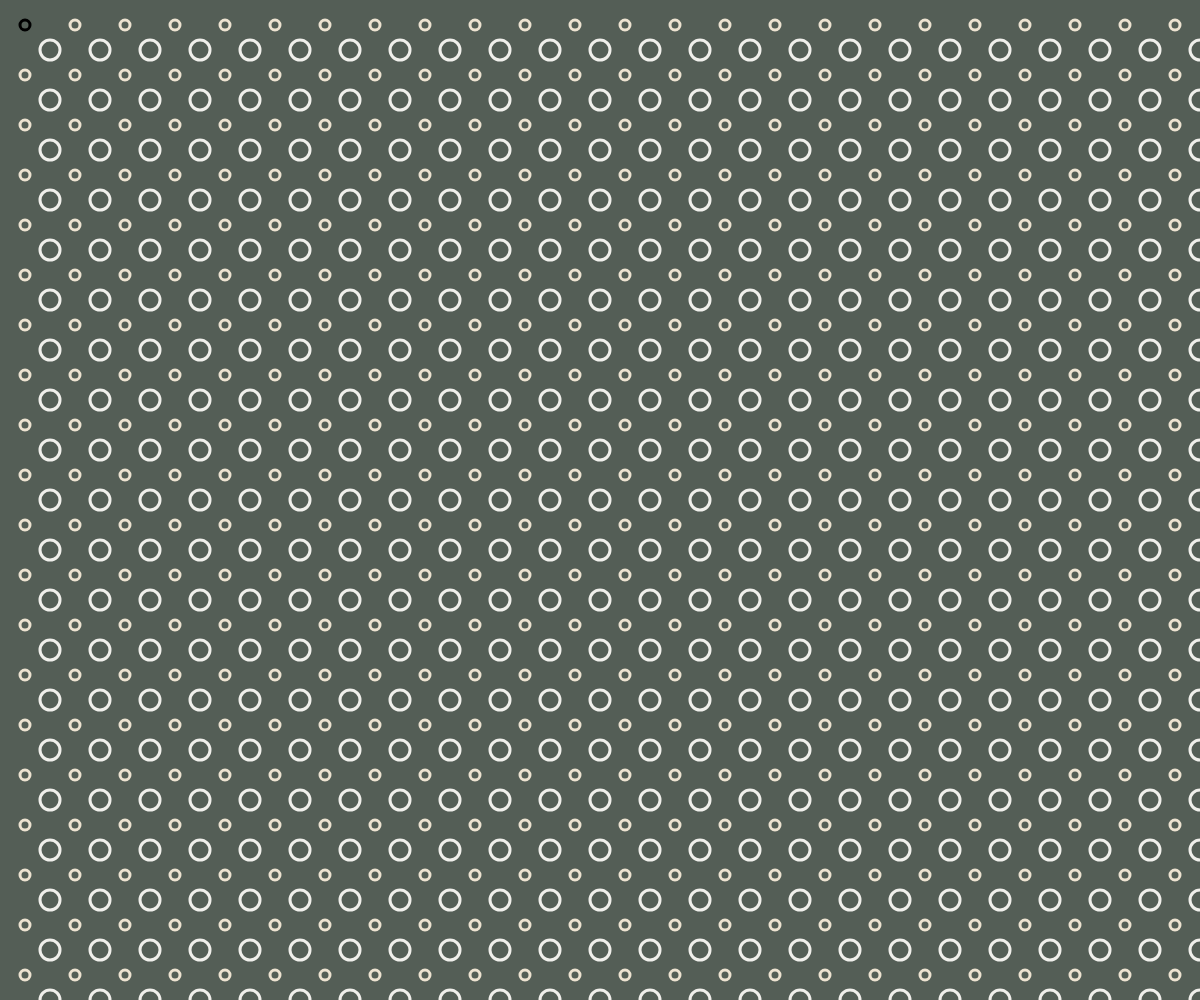
Frame 1 (no input)
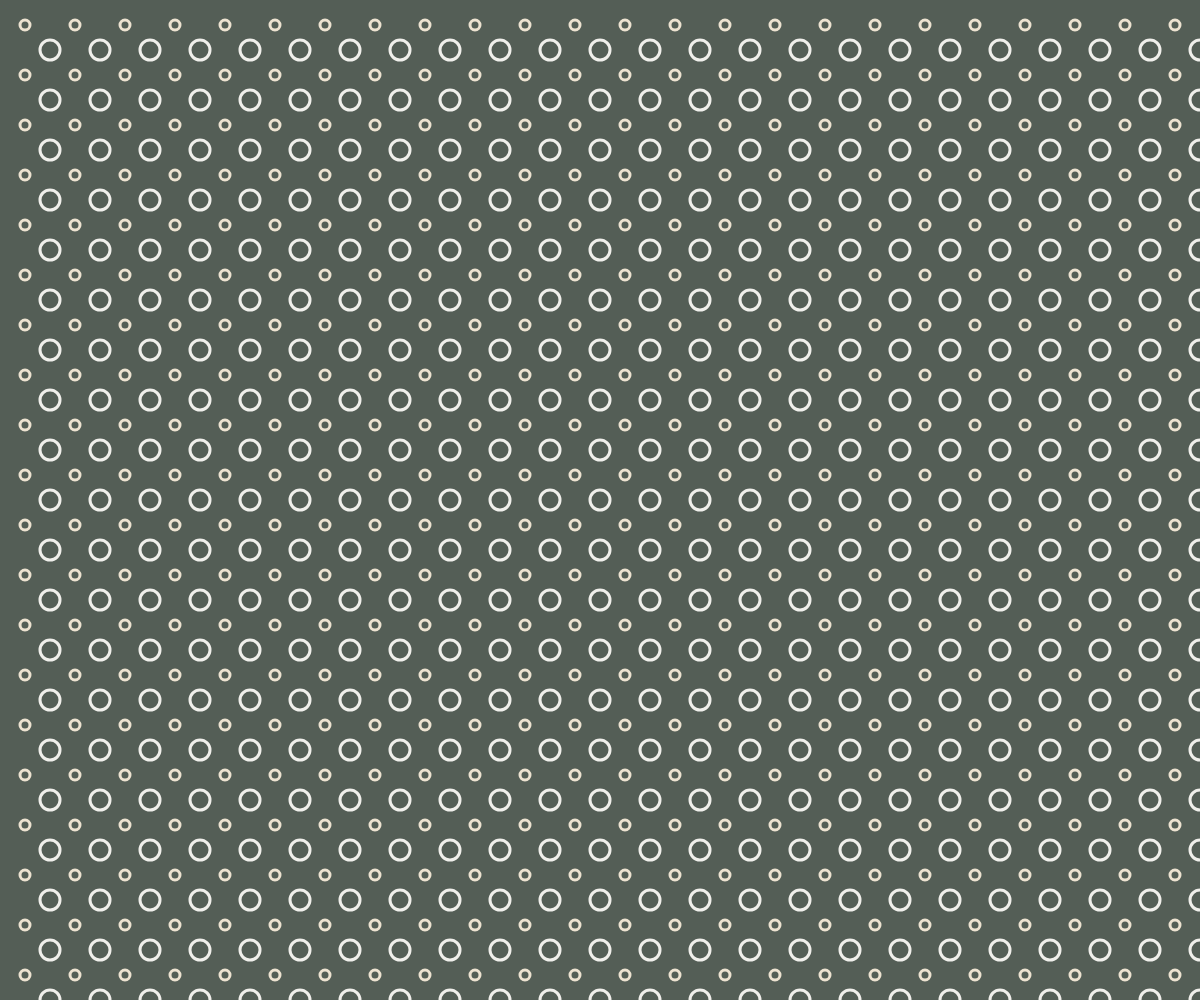
Frame 60 (no input)
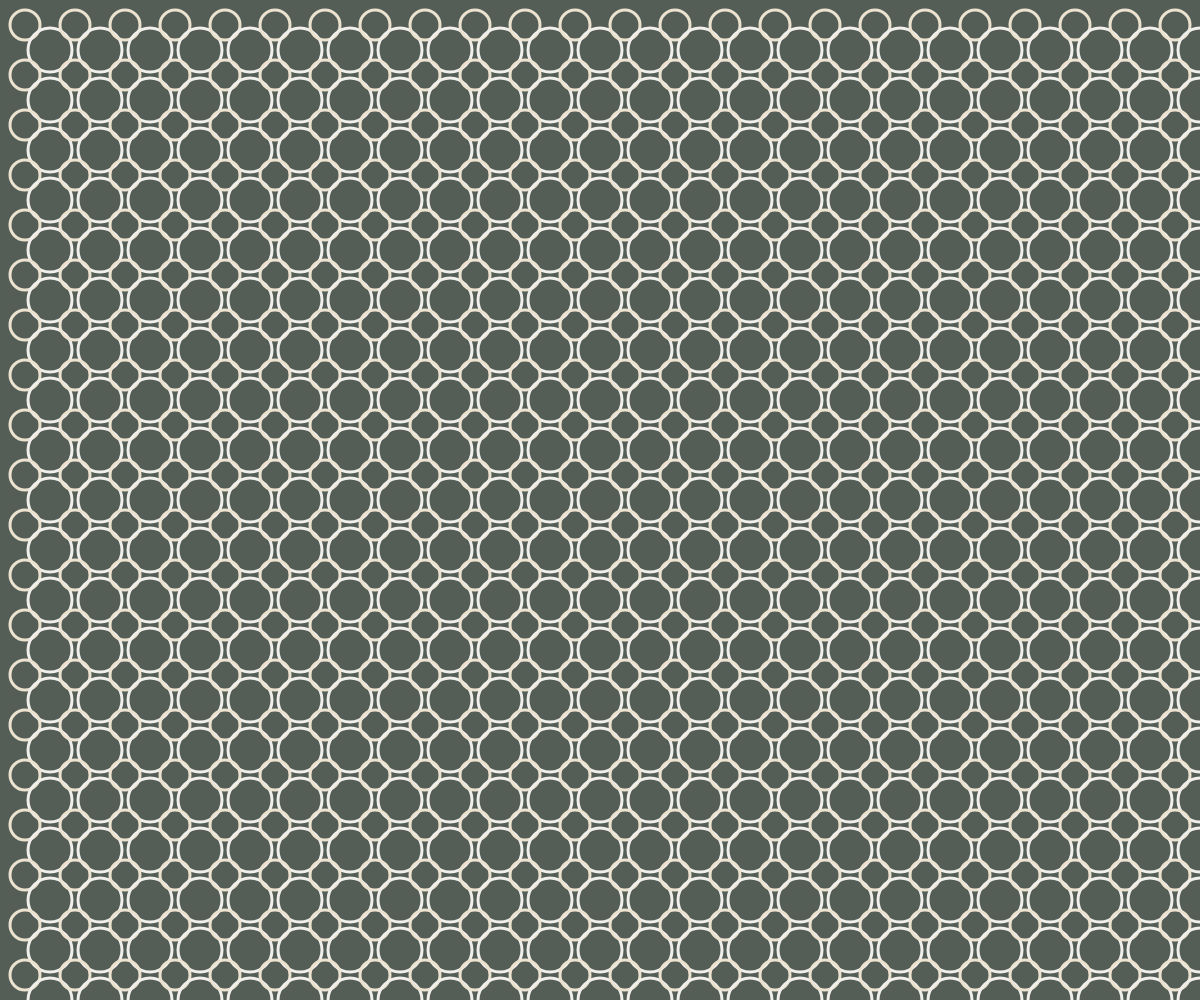
Frame 120 (the mouse pressed at the canvas centre since frame 60)

The p5.js sketch that drew these frames (run headless with seeded random() and noise() and a simulated clock; from frame 60 on, the mouse is pressed at the canvas centre):

// p5.js sketch
// ── sketch.js
function setup() {
  createCanvas(windowWidth, windowHeight);
}

function draw(){
    background("#545e56"); //背景顏色
    noFill() //不要充滿顏色
    // stroke(255) //框線顏色(255為白色)
    noFill() //不要充滿顏色
    strokeWeight(3)
    rectMode(CENTER) //以方框中心點為坐標點


    for(var j=0;j<(height/50);j++) {
      for(var i=0;i<(width/50);i=i+1) //i++ ==>i=i+1
    {
      ellipse(25+(i*50),25+(j*50),10+mouseY/25) //在座標(25.25)畫一個直徑10圓
      stroke("#f0efeb")
      ellipse(50+(i*50),50+(j*50),20+mouseX/25) //在座標(25.25)畫一個直徑10圓
      stroke("#ece2d0")
    }

  }
}
